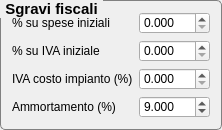
        <widget class="QGroupBox" name="groupBox_9">
         <property name="sizePolicy">
          <sizepolicy hsizetype="Expanding" vsizetype="Expanding">
           <horstretch>0</horstretch>
           <verstretch>0</verstretch>
          </sizepolicy>
         </property>
         <property name="font">
          <font>
           <pointsize>11</pointsize>
           <weight>75</weight>
           <bold>true</bold>
          </font>
         </property>
         <property name="styleSheet">
          <string notr="true">QGroupBox {
     background-color: qlineargradient(x1: 0, y1: 0, x2: 0, y2: 1,
                                       stop: 0 #E0E0E0, stop: 1 #FFFFFF);
     border: 1px solid gray;
     border-radius: 5px;
     margin-top: 4ex; /* leave space at the top for the title */
 }
QGroupBox::title {
     subcontrol-origin: margin;
     subcontrol-position: top left; /* position at the top center */
     padding: 0 3px;
      
 }</string>
         </property>
         <property name="title">
          <string>Sgravi fiscali</string>
         </property>
         <layout class="QGridLayout" name="gridLayout_2">
          <item row="0" column="0">
           <widget class="QLabel" name="label">
            <property name="text">
             <string>% su spese iniziali</string>
            </property>
           </widget>
          </item>
          <item row="0" column="1">
           <widget class="QDoubleSpinBox" name="dTaxReductionInitialCost">
            <property name="sizePolicy">
             <sizepolicy hsizetype="Minimum" vsizetype="Fixed">
              <horstretch>0</horstretch>
              <verstretch>0</verstretch>
             </sizepolicy>
            </property>
            <property name="decimals">
             <number>3</number>
            </property>
            <property name="maximum">
             <double>100.000000000000000</double>
            </property>
           </widget>
          </item>
          <item row="1" column="0">
           <widget class="QLabel" name="label_49">
            <property name="text">
             <string>% su IVA iniziale</string>
            </property>
           </widget>
          </item>
          <item row="1" column="1">
           <widget class="QDoubleSpinBox" name="dTaxReductionVAT">
            <property name="sizePolicy">
             <sizepolicy hsizetype="Minimum" vsizetype="Fixed">
              <horstretch>0</horstretch>
              <verstretch>0</verstretch>
             </sizepolicy>
            </property>
            <property name="decimals">
             <number>3</number>
            </property>
            <property name="maximum">
             <double>100.000000000000000</double>
            </property>
           </widget>
          </item>
          <item row="2" column="0">
           <widget class="QLabel" name="label_52">
            <property name="text">
             <string>IVA costo impianto (%)</string>
            </property>
            <property name="wordWrap">
             <bool>true</bool>
            </property>
           </widget>
          </item>
          <item row="2" column="1">
           <widget class="QDoubleSpinBox" name="dVAT">
            <property name="sizePolicy">
             <sizepolicy hsizetype="Minimum" vsizetype="Fixed">
              <horstretch>0</horstretch>
              <verstretch>0</verstretch>
             </sizepolicy>
            </property>
            <property name="decimals">
             <number>3</number>
            </property>
            <property name="maximum">
             <double>100.000000000000000</double>
            </property>
           </widget>
          </item>
          <item row="3" column="0">
           <widget class="QLabel" name="label_53">
            <property name="text">
             <string>Ammortamento (%)</string>
            </property>
            <property name="wordWrap">
             <bool>true</bool>
            </property>
           </widget>
          </item>
          <item row="3" column="1">
           <widget class="QDoubleSpinBox" name="dAmmortamento">
            <property name="sizePolicy">
             <sizepolicy hsizetype="Minimum" vsizetype="Fixed">
              <horstretch>0</horstretch>
              <verstretch>0</verstretch>
             </sizepolicy>
            </property>
            <property name="decimals">
             <number>3</number>
            </property>
            <property name="maximum">
             <double>100.000000000000000</double>
            </property>
            <property name="value">
             <double>9.000000000000000</double>
            </property>
           </widget>
          </item>
         </layout>
        </widget>
